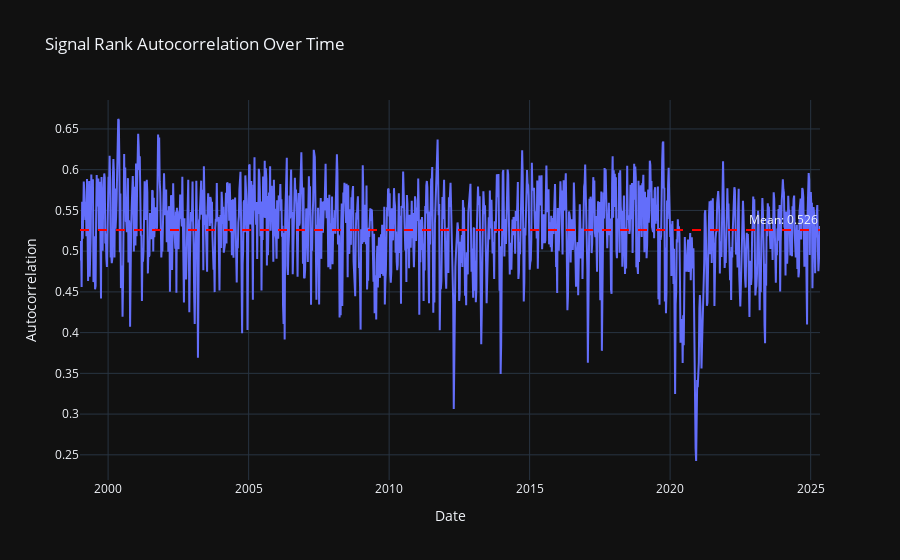

Source (notebook cell):
### Markdown cell above
**Signal Autocorrelation Plot:**
This plot reveals the autocorrelation of the signal over time, offering insights into the signal's persistence and predictive power.

### Code cell
evaluator.signal_correlation_plot

### Figure 1 — Plotly figure (JSON) as saved in the notebook; plotly's stock layout.template omitted (floating-point values rounded to 4 significant figures; data arrays with more than 128 entries replaced by an {"elided": "..."} marker saying what was removed)
{"data": [{"mode": "lines", "name": "Autocorrelation", "type": "scatter", "x": {"elided": "1375 str values"}, "y": {"elided": "1375 float values"}}], "layout": {"annotations": [{"showarrow": false, "text": "Mean: 0.526", "x": 1, "xanchor": "right", "xref": "x domain", "y": 0.5259, "yanchor": "bottom", "yref": "y"}], "hovermode": "x unified", "shapes": [{"line": {"color": "red", "dash": "dash"}, "type": "line", "x0": 0, "x1": 1, "xref": "x domain", "y0": 0.5259, "y1": 0.5259, "yref": "y"}], "title": {"text": "Signal Rank Autocorrelation Over Time"}, "xaxis": {"anchor": "y", "domain": [0, 1], "title": {"text": "Date"}}, "yaxis": {"anchor": "x", "domain": [0, 1], "title": {"text": "Autocorrelation"}}}}
